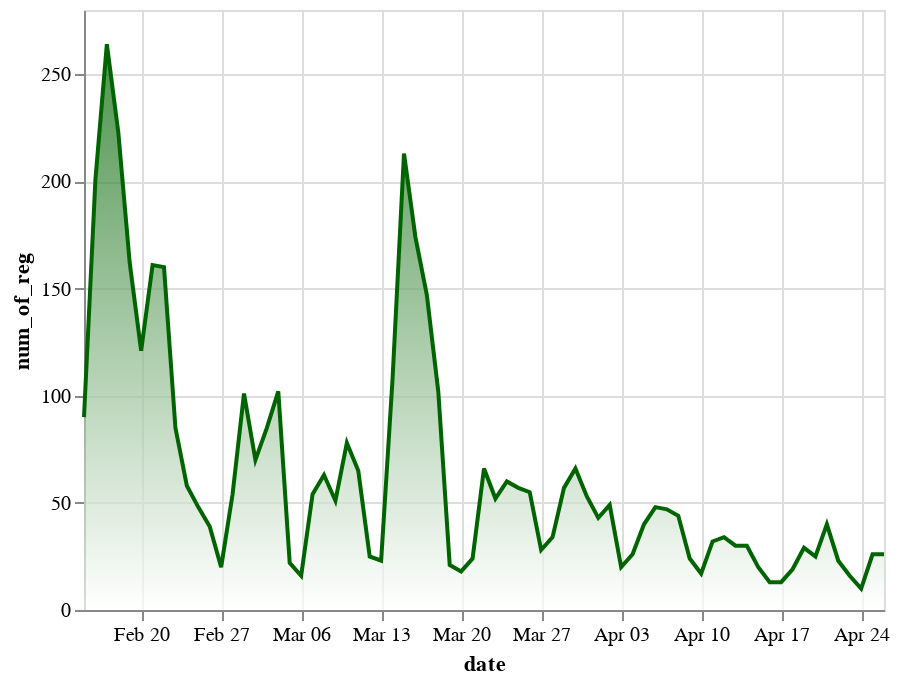

The notebook cell this image was saved under:
### Code cell
alt.Chart(num_reg).mark_area(line={'color':'darkgreen'},color=alt.Gradient(gradient='linear',stops=[alt.GradientStop(color='white', offset=0),alt.GradientStop(color='darkgreen', offset=1)],x1=1,x2=1,y1=1,y2=0)).encode(x = 'date',y = 'num_of_reg')

### Figure 1 — Vega-Lite specification as saved in the notebook (floating-point values rounded to 4 significant figures)
{"config": {"view": {"continuousWidth": 400, "continuousHeight": 300}}, "data": {"name": "data-92d869c3b1a33762c7270c8f08091957"}, "mark": {"type": "area", "color": {"gradient": "linear", "stops": [{"color": "white", "offset": 0}, {"color": "darkgreen", "offset": 1}], "x1": 1, "x2": 1, "y1": 1, "y2": 0}, "line": {"color": "darkgreen"}}, "encoding": {"x": {"type": "temporal", "field": "date"}, "y": {"type": "quantitative", "field": "num_of_reg"}}, "$schema": "https://vega.github.io/schema/vega-lite/v4.8.1.json", "datasets": {"data-92d869c3b1a33762c7270c8f08091957": [{"num_of_reg": 90, "date": "2022-02-15T00:00:00"}, {"num_of_reg": 201, "date": "2022-02-16T00:00:00"}, {"num_of_reg": 264, "date": "2022-02-17T00:00:00"}, {"num_of_reg": 223, "date": "2022-02-18T00:00:00"}, {"num_of_reg": 162, "date": "2022-02-19T00:00:00"}, {"num_of_reg": 121, "date": "2022-02-20T00:00:00"}, {"num_of_reg": 161, "date": "2022-02-21T00:00:00"}, {"num_of_reg": 160, "date": "2022-02-22T00:00:00"}, {"num_of_reg": 85, "date": "2022-02-23T00:00:00"}, {"num_of_reg": 58, "date": "2022-02-24T00:00:00"}, {"num_of_reg": 48, "date": "2022-02-25T00:00:00"}, {"num_of_reg": 39, "date": "2022-02-26T00:00:00"}, {"num_of_reg": 20, "date": "2022-02-27T00:00:00"}, {"num_of_reg": 54, "date": "2022-02-28T00:00:00"}, {"num_of_reg": 101, "date": "2022-03-01T00:00:00"}, {"num_of_reg": 70, "date": "2022-03-02T00:00:00"}, {"num_of_reg": 85, "date": "2022-03-03T00:00:00"}, {"num_of_reg": 102, "date": "2022-03-04T00:00:00"}, {"num_of_reg": 22, "date": "2022-03-05T00:00:00"}, {"num_of_reg": 16, "date": "2022-03-06T00:00:00"}, {"num_of_reg": 54, "date": "2022-03-07T00:00:00"}, {"num_of_reg": 63, "date": "2022-03-08T00:00:00"}, {"num_of_reg": 51, "date": "2022-03-09T00:00:00"}, {"num_of_reg": 78, "date": "2022-03-10T00:00:00"}, {"num_of_reg": 65, "date": "2022-03-11T00:00:00"}, {"num_of_reg": 25, "date": "2022-03-12T00:00:00"}, {"num_of_reg": 23, "date": "2022-03-13T00:00:00"}, {"num_of_reg": 108, "date": "2022-03-14T00:00:00"}, {"num_of_reg": 213, "date": "2022-03-15T00:00:00"}, {"num_of_reg": 174, "date": "2022-03-16T00:00:00"}, {"num_of_reg": 147, "date": "2022-03-17T00:00:00"}, {"num_of_reg": 102, "date": "2022-03-18T00:00:00"}, {"num_of_reg": 21, "date": "2022-03-19T00:00:00"}, {"num_of_reg": 18, "date": "2022-03-20T00:00:00"}, {"num_of_reg": 24, "date": "2022-03-21T00:00:00"}, {"num_of_reg": 66, "date": "2022-03-22T00:00:00"}, {"num_of_reg": 52, "date": "2022-03-23T00:00:00"}, {"num_of_reg": 60, "date": "2022-03-24T00:00:00"}, {"num_of_reg": 57, "date": "2022-03-25T00:00:00"}, {"num_of_reg": 55, "date": "2022-03-26T00:00:00"}, {"num_of_reg": 28, "date": "2022-03-27T00:00:00"}, {"num_of_reg": 34, "date": "2022-03-28T00:00:00"}, {"num_of_reg": 57, "date": "2022-03-29T00:00:00"}, {"num_of_reg": 66, "date": "2022-03-30T00:00:00"}, {"num_of_reg": 53, "date": "2022-03-31T00:00:00"}, {"num_of_reg": 43, "date": "2022-04-01T00:00:00"}, {"num_of_reg": 49, "date": "2022-04-02T00:00:00"}, {"num_of_reg": 20, "date": "2022-04-03T00:00:00"}, {"num_of_reg": 26, "date": "2022-04-04T00:00:00"}, {"num_of_reg": 40, "date": "2022-04-05T00:00:00"}, {"num_of_reg": 48, "date": "2022-04-06T00:00:00"}, {"num_of_reg": 47, "date": "2022-04-07T00:00:00"}, {"num_of_reg": 44, "date": "2022-04-08T00:00:00"}, {"num_of_reg": 24, "date": "2022-04-09T00:00:00"}, {"num_of_reg": 17, "date": "2022-04-10T00:00:00"}, {"num_of_reg": 32, "date": "2022-04-11T00:00:00"}, {"num_of_reg": 34, "date": "2022-04-12T00:00:00"}, {"num_of_reg": 30, "date": "2022-04-13T00:00:00"}, {"num_of_reg": 30, "date": "2022-04-14T00:00:00"}, {"num_of_reg": 20, "date": "2022-04-15T00:00:00"}, {"num_of_reg": 13, "date": "2022-04-16T00:00:00"}, {"num_of_reg": 13, "date": "2022-04-17T00:00:00"}, {"num_of_reg": 19, "date": "2022-04-18T00:00:00"}, {"num_of_reg": 29, "date": "2022-04-19T00:00:00"}, {"num_of_reg": 25, "date": "2022-04-20T00:00:00"}, {"num_of_reg": 40, "date": "2022-04-21T00:00:00"}, {"num_of_reg": 23, "date": "2022-04-22T00:00:00"}, {"num_of_reg": 16, "date": "2022-04-23T00:00:00"}, {"num_of_reg": 10, "date": "2022-04-24T00:00:00"}, {"num_of_reg": 26, "date": "2022-04-25T00:00:00"}, {"num_of_reg": 26, "date": "2022-04-26T00:00:00"}]}}
